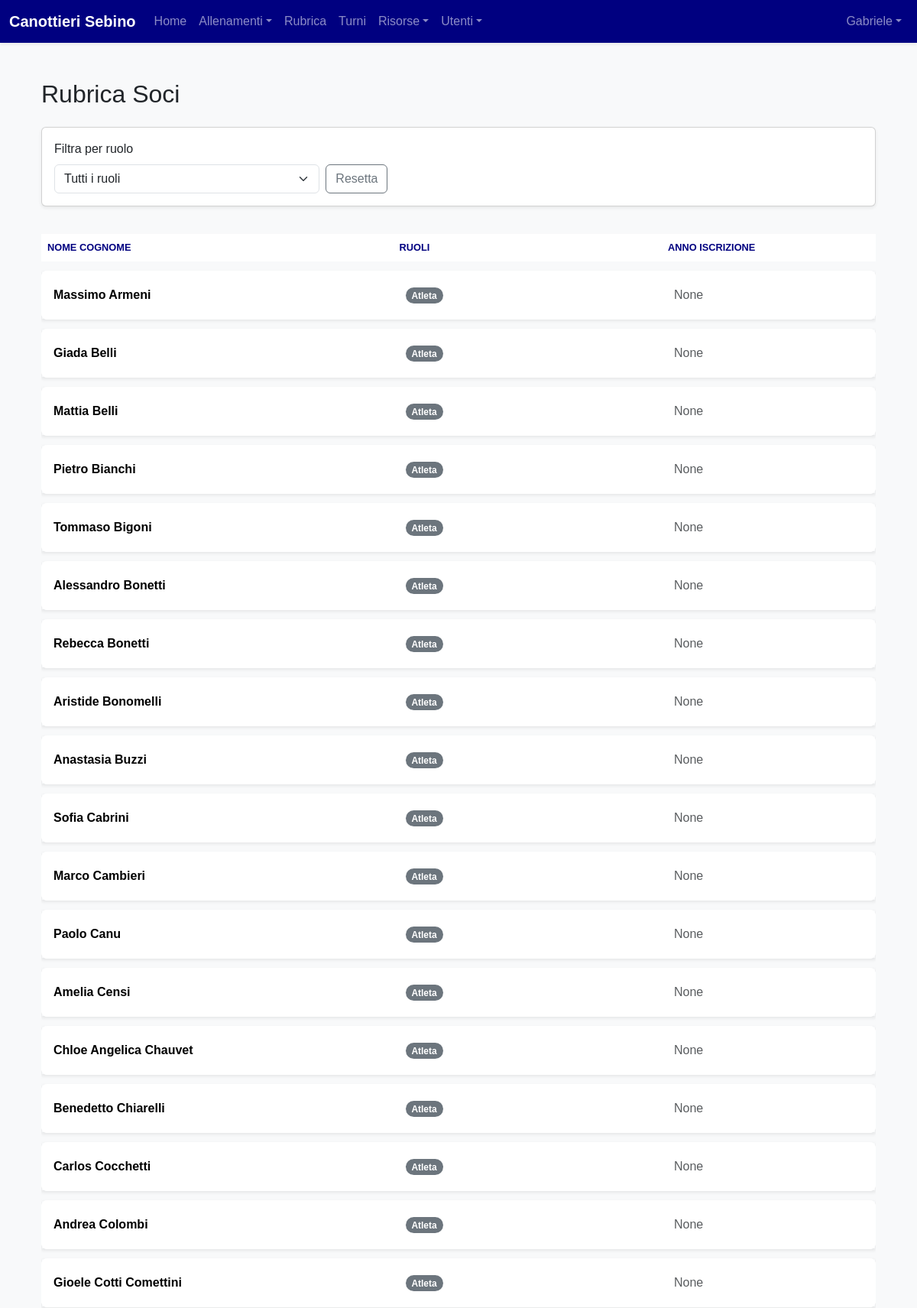
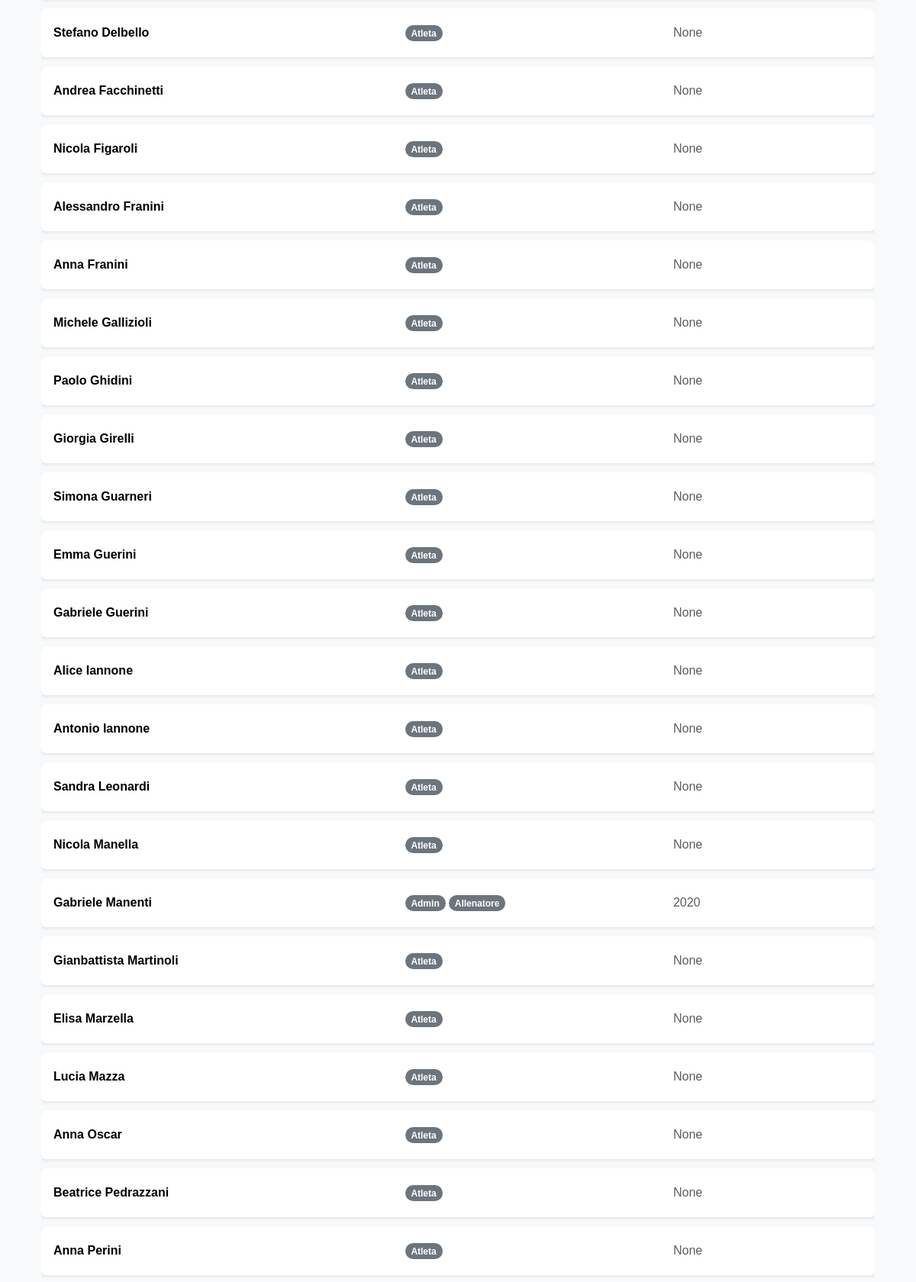
The page /rubrica (signed in, upper part) on the database its author committed (2 pictures, top to bottom).
### models.py (models this page shows, shortened)
class User(Base):
    __tablename__ = "users"
    id = Column(Integer, primary_key=True, index=True)
    username = Column(String, unique=True, index=True, nullable=False)
    hashed_password = Column(String, nullable=False)
    first_name = Column(String, nullable=False)
    last_name = Column(String, nullable=False)
    email = Column(String, unique=True, index=True)
    phone_number = Column(String)
    date_of_birth = Column(Date)
    tax_code = Column(String, unique=True)
    enrollment_year = Column(Integer)
    membership_date = Column(Date)
    certificate_expiration = Column(Date)
    address = Column(String)
    manual_category = Column(String, nullable=True)
    roles = relationship("Role", secondary=user_roles, back_populates="users")
    tags = relationship("Tag", secondary=user_tags, back_populates="users")
    barche_assegnate = relationship("Barca", secondary=barca_atleti_association, back_populates="atleti_assegnati")
    schede_pesi = relationship("SchedaPesi", back_populates="atleta")
    turni = relationship("Turno", back_populates="user")

class Role(Base):
    __tablename__ = "roles"
    id = Column(Integer, primary_key=True, index=True)
    name = Column(String, unique=True, index=True, nullable=False)
    users = relationship("User", secondary=user_roles, back_populates="roles")

### routers/users.py (the view)
@router.get("/rubrica", response_class=HTMLResponse)
async def view_rubrica(request: Request, db: Session = Depends(get_db), current_user: models.User = Depends(get_current_user), role_filter: Optional[str] = None):
    query = db.query(models.User).options(joinedload(models.User.roles))
    if role_filter: query = query.join(models.User.roles).filter(models.Role.name == role_filter)
    users = query.order_by(models.User.last_name, models.User.first_name).all()
    all_roles = db.query(models.Role).all()
    return templates.TemplateResponse("rubrica.html", {"request": request, "current_user": current_user, "users": users, "all_roles": all_roles, "current_filter": role_filter})

### templates/rubrica.html (shortened to what this page needs)
{% extends "layouts/_base.html" %}
{% block content %}
<div class="container mt-4">
    <h2 class="mb-4">Rubrica Soci</h2>
    <div class="card card-body shadow-sm mb-4">
        <form method="GET" class="row g-2 align-items-end">
            <div class="col-md-4">
                <label for="role_filter" class="form-label">Filtra per ruolo</label>
                <select name="role_filter" id="role_filter" class="form-select" onchange="this.form.submit()">
                    <option value="">Tutti i ruoli</option>
                </select>
            </div>
            <div class="col-md-2">
                <a href="/rubrica" class="btn btn-outline-secondary">Resetta</a>
            </div>
        </form>
    </div>
    <div class="table-responsive">
        <table class="table table-hover align-middle">
            <thead>
                <tr>
                    <th>Nome Cognome</th>
                    <th>Ruoli</th>
                    <th>Anno Iscrizione</th>
                </tr>
            </thead>
            <tbody>
                {% for user in users %}
                <tr>
                    <td class="fw-bold">{{ user.first_name }} {{ user.last_name }}</td>
                    <td>
                        {% for role in user.roles %}
                            <span class="badge rounded-pill text-bg-secondary">{{ role.name.capitalize() }}</span>
                        {% endfor %}
                    </td>
                    <td class="text-muted">{{ user.enrollment_year }}</td>
                </tr>
                {% else %}
                <tr>
                    <td colspan="3" class="text-center p-4">Nessun utente trovato.</td>
                </tr>
                {% endfor %}
            </tbody>
        </table>
    </div>
</div>
{% endblock %}

### templates/layouts/_base.html (shortened to what this page needs)
<!doctype html>
<html lang="it" class="h-100">
<head>
    <link href="https://cdn.jsdelivr.net/npm/bootstrap@5.3.3/dist/css/bootstrap.min.css" rel="stylesheet">
    <link rel="stylesheet" href="{{ url_for('static', path='/style.css') }}">
</head>
<body class="d-flex flex-column h-100 bg-light">
<nav class="navbar navbar-expand-lg navbar-dark bg-primary shadow-sm">
    <div class="container-fluid">
        <a class="navbar-brand fw-bold" href="/dashboard">Canottieri Sebino</a>
        <div class="collapse navbar-collapse" id="navbarNav">
            {% if current_user %}
            <ul class="navbar-nav me-auto mb-2 mb-lg-0">
                <li class="nav-item"><a class="nav-link" href="/dashboard">Home</a></li>
                <li class="nav-item dropdown">
                    <a class="nav-link dropdown-toggle" href="#" id="allenamentiDropdown" role="button" data-bs-toggle="dropdown">Allenamenti</a>
                </li>
                <li class="nav-item"><a class="nav-link" href="/rubrica">Rubrica</a></li>
                {% if current_user.is_admin %}<li class="nav-item"><a class="nav-link" href="/turni">Turni</a></li>{% endif %}
                <li class="nav-item dropdown">
                    <a class="nav-link dropdown-toggle" href="#" id="risorseDropdown" role="button" data-bs-toggle="dropdown">Risorse</a>
                </li>
                {% if current_user.is_admin %}
                <li class="nav-item dropdown">
                    <a class="nav-link dropdown-toggle" href="#" id="adminMenu" role="button" data-bs-toggle="dropdown">Utenti</a>
                </li>
                {% endif %}
            </ul>
            {% endif %}
            <ul class="navbar-nav ms-auto">
                {% if current_user %}
                <li class="nav-item dropdown">
                    <a class="nav-link dropdown-toggle" href="#" id="navbarUserDropdown" role="button" data-bs-toggle="dropdown">{{ current_user.first_name or current_user.username }}</a>
                </li>
                {% else %}
                <li class="nav-item"><a class="nav-link" href="/login">Login</a></li>
                {% endif %}
            </ul>
        </div>
    </div>
</nav>
<main class="container my-4 flex-grow-1">{% block content %}{% endblock %}</main>
</body>
</html>

### static/style.css (style rules this page uses)
:root { --club-white: #ffffff; --club-light-blue: #ADD8E6; --club-navy-blue: #000080; --club-off-white-bg: #f8f9fa; --club-text-dark: #212529; --bs-primary-rgb: 0, 0, 128; }
body { font-family: Helvetica, Arial, sans-serif; color: var(--club-text-dark); background-color: var(--club-off-white-bg); }
.navbar-dark { background-color: var(--club-navy-blue) !important; }
a { color: var(--club-navy-blue); }
.table { border-collapse: separate; border-spacing: 0 0.75rem; }
.table thead th { border: none; color: var(--club-navy-blue); text-transform: uppercase; font-size: 0.8rem; }
.table tbody tr { background-color: var(--club-white); box-shadow: 0 0.125rem 0.25rem rgba(0,0,0,0.075); transition: transform 0.2s ease, box-shadow 0.2s ease; cursor: pointer; }
.table tbody td { border: none; padding: 1.25rem 1rem; vertical-align: middle; }
.table tbody tr td:first-child { border-top-left-radius: 0.5rem; border-bottom-left-radius: 0.5rem; }
.table tbody tr td:last-child { border-top-right-radius: 0.5rem; border-bottom-right-radius: 0.5rem; }

### rows shown on the page
User: first_name "Gabriele", last_name "Manenti", enrollment_year "2020"
User: first_name "Massimo", last_name "Armeni", enrollment_year "None"
Role: name "Atleta"
User: first_name "Giada", last_name "Belli", enrollment_year "None"
User: first_name "Mattia", last_name "Belli", enrollment_year "None"
User: first_name "Pietro", last_name "Bianchi", enrollment_year "None"
User: first_name "Tommaso", last_name "Bigoni", enrollment_year "None"
User: first_name "Alessandro", last_name "Bonetti", enrollment_year "None"
User: first_name "Rebecca", last_name "Bonetti", enrollment_year "None"
User: first_name "Aristide", last_name "Bonomelli", enrollment_year "None"
User: first_name "Anastasia", last_name "Buzzi", enrollment_year "None"
User: first_name "Sofia", last_name "Cabrini", enrollment_year "None"
User: first_name "Marco", last_name "Cambieri", enrollment_year "None"
User: first_name "Paolo", last_name "Canu", enrollment_year "None"
User: first_name "Amelia", last_name "Censi", enrollment_year "None"
User: first_name "Chloe Angelica", last_name "Chauvet", enrollment_year "None"
User: first_name "Benedetto", last_name "Chiarelli", enrollment_year "None"
User: first_name "Carlos", last_name "Cocchetti", enrollment_year "None"
User: first_name "Andrea", last_name "Colombi", enrollment_year "None"
User: first_name "Gioele", last_name "Cotti Comettini", enrollment_year "None"
User: first_name "Stefano", last_name "Delbello", enrollment_year "None"
User: first_name "Andrea", last_name "Facchinetti", enrollment_year "None"
User: first_name "Nicola", last_name "Figaroli", enrollment_year "None"
User: first_name "Alessandro", last_name "Franini", enrollment_year "None"
User: first_name "Anna", last_name "Franini", enrollment_year "None"
User: first_name "Michele", last_name "Gallizioli", enrollment_year "None"
User: first_name "Paolo", last_name "Ghidini", enrollment_year "None"
User: first_name "Giorgia", last_name "Girelli", enrollment_year "None"
User: first_name "Simona", last_name "Guarneri", enrollment_year "None"
User: first_name "Emma", last_name "Guerini", enrollment_year "None"
User: first_name "Gabriele", last_name "Guerini", enrollment_year "None"
User: first_name "Alice", last_name "Iannone", enrollment_year "None"
User: first_name "Antonio", last_name "Iannone", enrollment_year "None"
User: first_name "Sandra", last_name "Leonardi", enrollment_year "None"
User: first_name "Nicola", last_name "Manella", enrollment_year "None"
Role: name "Admin"
Role: name "Allenatore"
User: first_name "Gianbattista", last_name "Martinoli", enrollment_year "None"
User: first_name "Elisa", last_name "Marzella", enrollment_year "None"
User: first_name "Lucia", last_name "Mazza", enrollment_year "None"
User: first_name "Anna", last_name "Oscar", enrollment_year "None"
User: first_name "Beatrice", last_name "Pedrazzani", enrollment_year "None"
User: first_name "Anna", last_name "Perini", enrollment_year "None"
